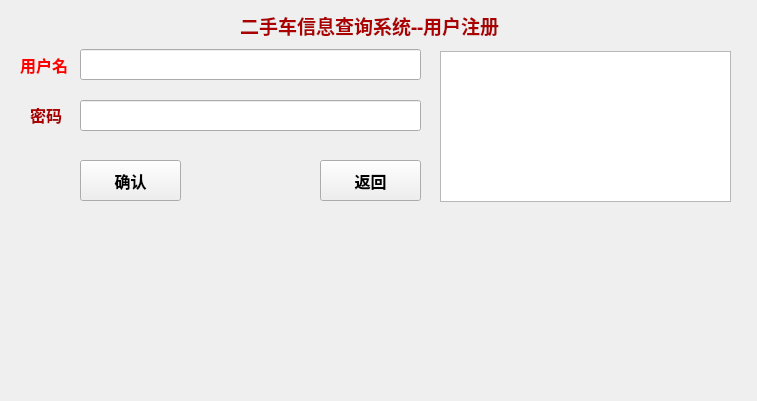
<?xml version="1.0" encoding="UTF-8"?>
<ui version="4.0">
 <class>Form</class>
 <widget class="QWidget" name="Form">
  <property name="geometry">
   <rect>
    <x>0</x>
    <y>0</y>
    <width>757</width>
    <height>401</height>
   </rect>
  </property>
  <property name="windowTitle">
   <string>Form</string>
  </property>
  <widget class="QLabel" name="username_label">
   <property name="geometry">
    <rect>
     <x>20</x>
     <y>50</y>
     <width>51</width>
     <height>31</height>
    </rect>
   </property>
   <property name="font">
    <font>
     <family>宋体</family>
     <pointsize>12</pointsize>
     <weight>75</weight>
     <bold>true</bold>
    </font>
   </property>
   <property name="text">
    <string>&lt;html&gt;&lt;head/&gt;&lt;body&gt;&lt;p&gt;&lt;span style=&quot; color:#ff0000;&quot;&gt;用户名&lt;/span&gt;&lt;/p&gt;&lt;/body&gt;&lt;/html&gt;</string>
   </property>
  </widget>
  <widget class="QLabel" name="password_label">
   <property name="geometry">
    <rect>
     <x>30</x>
     <y>100</y>
     <width>51</width>
     <height>31</height>
    </rect>
   </property>
   <property name="font">
    <font>
     <family>宋体</family>
     <pointsize>12</pointsize>
     <weight>75</weight>
     <bold>true</bold>
    </font>
   </property>
   <property name="text">
    <string>&lt;html&gt;&lt;head/&gt;&lt;body&gt;&lt;p&gt;&lt;span style=&quot; color:#aa0000;&quot;&gt;密码&lt;/span&gt;&lt;/p&gt;&lt;/body&gt;&lt;/html&gt;</string>
   </property>
  </widget>
  <widget class="QLineEdit" name="username_lineEdit">
   <property name="geometry">
    <rect>
     <x>80</x>
     <y>49</y>
     <width>341</width>
     <height>31</height>
    </rect>
   </property>
   <property name="font">
    <font>
     <family>宋体</family>
     <pointsize>12</pointsize>
     <weight>75</weight>
     <bold>true</bold>
    </font>
   </property>
  </widget>
  <widget class="QLineEdit" name="password_lineEdit">
   <property name="geometry">
    <rect>
     <x>80</x>
     <y>100</y>
     <width>341</width>
     <height>31</height>
    </rect>
   </property>
   <property name="font">
    <font>
     <family>宋体</family>
     <pointsize>12</pointsize>
     <weight>75</weight>
     <bold>true</bold>
    </font>
   </property>
  </widget>
  <widget class="QPushButton" name="yes_pushButton">
   <property name="geometry">
    <rect>
     <x>80</x>
     <y>160</y>
     <width>101</width>
     <height>41</height>
    </rect>
   </property>
   <property name="font">
    <font>
     <family>宋体</family>
     <pointsize>12</pointsize>
     <weight>75</weight>
     <bold>true</bold>
    </font>
   </property>
   <property name="text">
    <string>确认</string>
   </property>
  </widget>
  <widget class="QPushButton" name="goback_pushButton">
   <property name="geometry">
    <rect>
     <x>320</x>
     <y>160</y>
     <width>101</width>
     <height>41</height>
    </rect>
   </property>
   <property name="font">
    <font>
     <family>宋体</family>
     <pointsize>12</pointsize>
     <weight>75</weight>
     <bold>true</bold>
    </font>
   </property>
   <property name="text">
    <string>返回</string>
   </property>
  </widget>
  <widget class="QLabel" name="img_label">
   <property name="geometry">
    <rect>
     <x>20</x>
     <y>220</y>
     <width>351</width>
     <height>141</height>
    </rect>
   </property>
   <property name="font">
    <font>
     <family>宋体</family>
     <pointsize>12</pointsize>
     <weight>75</weight>
     <bold>true</bold>
    </font>
   </property>
   <property name="text">
    <string/>
   </property>
   <property name="textFormat">
    <enum>Qt::AutoText</enum>
   </property>
   <property name="pixmap">
    <pixmap>二手车图片.png</pixmap>
   </property>
   <property name="scaledContents">
    <bool>true</bool>
   </property>
   <property name="wordWrap">
    <bool>false</bool>
   </property>
  </widget>
  <widget class="QLabel" name="img_label_2">
   <property name="geometry">
    <rect>
     <x>400</x>
     <y>220</y>
     <width>331</width>
     <height>141</height>
    </rect>
   </property>
   <property name="font">
    <font>
     <family>宋体</family>
     <pointsize>12</pointsize>
     <weight>75</weight>
     <bold>true</bold>
    </font>
   </property>
   <property name="text">
    <string/>
   </property>
   <property name="pixmap">
    <pixmap>二手车图片2.jpg</pixmap>
   </property>
   <property name="scaledContents">
    <bool>true</bool>
   </property>
  </widget>
  <widget class="QTextBrowser" name="textBrowser">
   <property name="geometry">
    <rect>
     <x>440</x>
     <y>51</y>
     <width>291</width>
     <height>151</height>
    </rect>
   </property>
   <property name="font">
    <font>
     <family>宋体</family>
     <pointsize>12</pointsize>
     <weight>75</weight>
     <bold>true</bold>
    </font>
   </property>
  </widget>
  <widget class="QLabel" name="top_label">
   <property name="geometry">
    <rect>
     <x>240</x>
     <y>10</y>
     <width>291</width>
     <height>31</height>
    </rect>
   </property>
   <property name="font">
    <font>
     <family>宋体</family>
     <pointsize>12</pointsize>
     <weight>75</weight>
     <bold>true</bold>
    </font>
   </property>
   <property name="text">
    <string>&lt;html&gt;&lt;head/&gt;&lt;body&gt;&lt;p&gt;&lt;span style=&quot; font-size:14pt; color:#aa0000;&quot;&gt;二手车信息查询系统--用户注册&lt;/span&gt;&lt;/p&gt;&lt;/body&gt;&lt;/html&gt;</string>
   </property>
  </widget>
 </widget>
 <resources/>
 <connections/>
</ui>
